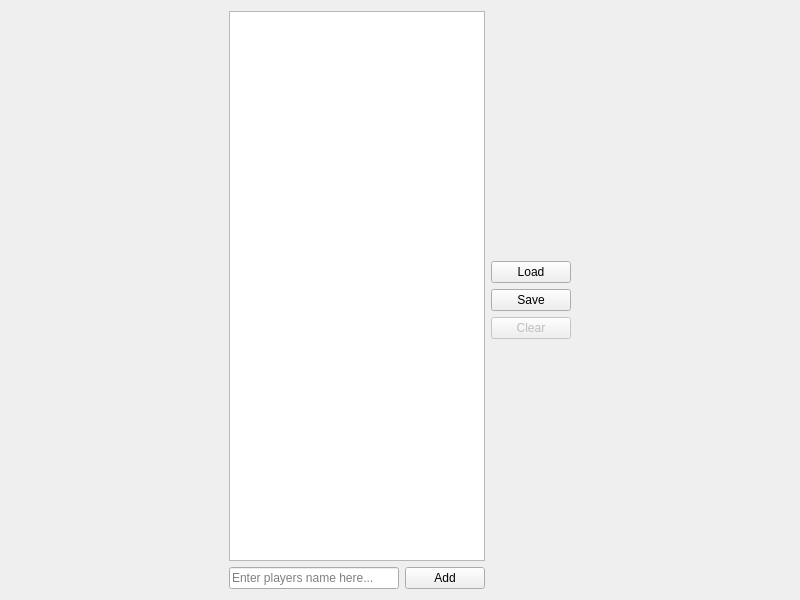
<?xml version="1.0" encoding="UTF-8"?>
<ui version="4.0">
 <class>Frostbite2ReservedSlotsWidget</class>
 <widget class="QWidget" name="Frostbite2ReservedSlotsWidget">
  <property name="geometry">
   <rect>
    <x>0</x>
    <y>0</y>
    <width>800</width>
    <height>600</height>
   </rect>
  </property>
  <layout class="QGridLayout" name="gridLayout">
   <item row="0" column="1">
    <layout class="QGridLayout" name="gridLayout_6">
     <item row="3" column="0">
      <widget class="QLineEdit" name="lineEdit_rs_player">
       <property name="placeholderText">
        <string>Enter players name here...</string>
       </property>
       <property name="clearButtonEnabled">
        <bool>true</bool>
       </property>
      </widget>
     </item>
     <item row="3" column="1" colspan="4">
      <widget class="QPushButton" name="pushButton_rs_add">
       <property name="text">
        <string>Add</string>
       </property>
       <property name="icon">
        <iconset resource="../../OpenRcon.qrc">
         <normaloff>:/icons/add.png</normaloff>:/icons/add.png</iconset>
       </property>
      </widget>
     </item>
     <item row="0" column="5" rowspan="4">
      <layout class="QVBoxLayout" name="verticalLayout">
       <item>
        <spacer name="verticalSpacer_4">
         <property name="orientation">
          <enum>Qt::Vertical</enum>
         </property>
         <property name="sizeHint" stdset="0">
          <size>
           <width>20</width>
           <height>40</height>
          </size>
         </property>
        </spacer>
       </item>
       <item>
        <widget class="QPushButton" name="pushButton_rs_load">
         <property name="text">
          <string>Load</string>
         </property>
         <property name="icon">
          <iconset resource="../frostbite/Frostbite.qrc">
           <normaloff>:/frostbite/icons/load.png</normaloff>:/frostbite/icons/load.png</iconset>
         </property>
        </widget>
       </item>
       <item>
        <widget class="QPushButton" name="pushButton_rs_save">
         <property name="text">
          <string>Save</string>
         </property>
         <property name="icon">
          <iconset resource="../frostbite/Frostbite.qrc">
           <normaloff>:/frostbite/icons/save.png</normaloff>:/frostbite/icons/save.png</iconset>
         </property>
        </widget>
       </item>
       <item>
        <widget class="QPushButton" name="pushButton_rs_clear">
         <property name="enabled">
          <bool>false</bool>
         </property>
         <property name="text">
          <string>Clear</string>
         </property>
         <property name="icon">
          <iconset resource="../frostbite/Frostbite.qrc">
           <normaloff>:/frostbite/icons/clear.png</normaloff>:/frostbite/icons/clear.png</iconset>
         </property>
        </widget>
       </item>
       <item>
        <spacer name="verticalSpacer_5">
         <property name="orientation">
          <enum>Qt::Vertical</enum>
         </property>
         <property name="sizeHint" stdset="0">
          <size>
           <width>20</width>
           <height>40</height>
          </size>
         </property>
        </spacer>
       </item>
      </layout>
     </item>
     <item row="0" column="0" rowspan="3" colspan="5">
      <widget class="QListWidget" name="listWidget_rs_reservedSlotsList">
       <property name="contextMenuPolicy">
        <enum>Qt::CustomContextMenu</enum>
       </property>
      </widget>
     </item>
    </layout>
   </item>
   <item row="0" column="0">
    <spacer name="horizontalSpacer">
     <property name="orientation">
      <enum>Qt::Horizontal</enum>
     </property>
     <property name="sizeHint" stdset="0">
      <size>
       <width>40</width>
       <height>20</height>
      </size>
     </property>
    </spacer>
   </item>
   <item row="0" column="2">
    <spacer name="horizontalSpacer_2">
     <property name="orientation">
      <enum>Qt::Horizontal</enum>
     </property>
     <property name="sizeHint" stdset="0">
      <size>
       <width>40</width>
       <height>20</height>
      </size>
     </property>
    </spacer>
   </item>
  </layout>
 </widget>
 <resources>
  <include location="../frostbite/Frostbite.qrc"/>
  <include location="../../OpenRcon.qrc"/>
 </resources>
 <connections/>
</ui>
